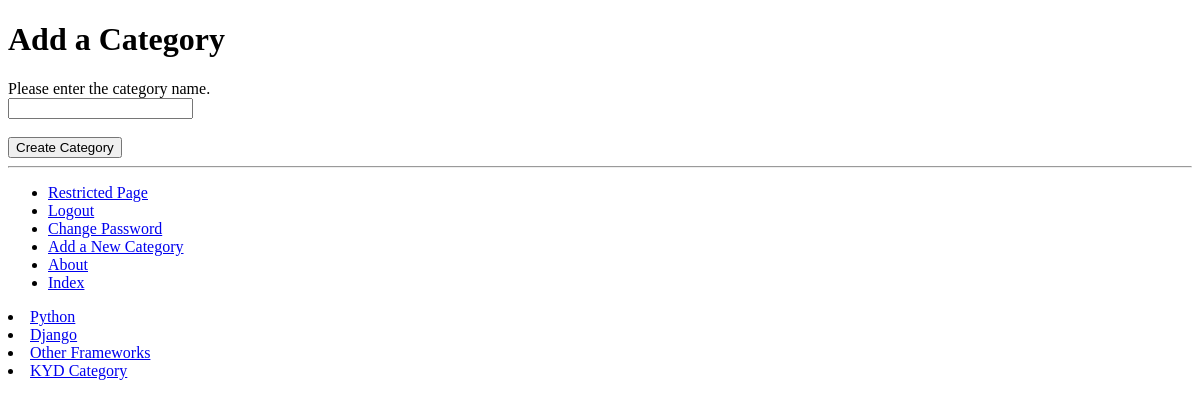
Before: /rango/add_category/ (signed in) with the older database file.
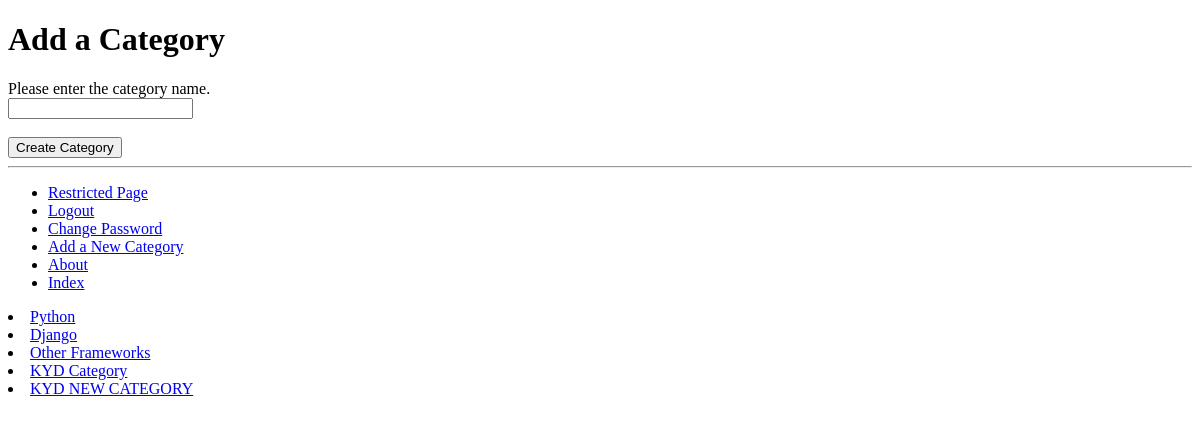
After: the same page with the newer database file.
### rango/models.py (models this page shows, shortened)
class Category(models.Model):
    name = models.CharField(max_length=128, unique=True)
    views = models.IntegerField(default=0 )
    likes = models.IntegerField(default=0)
    slug = models.SlugField(unique=True)
    class Meta:
        verbose_name_plural = 'Categories'

### rango/views.py (the view, shortened to what this page needs)
@login_required
def add_category(request):
    form = CategoryForm()
    return render(request, 'rango/add_category.html', {'form': form})

### rango/forms.py
class CategoryForm(forms.ModelForm):
    name = forms.CharField(max_length=128,
                           help_text="Please enter the category name.")
    views = forms.IntegerField(widget=forms.HiddenInput(), initial=0)
    likes = forms.IntegerField(widget=forms.HiddenInput(), initial=0)
    slug = forms.CharField(widget=forms.HiddenInput(), required=False)
    class Meta:
        model = Category
        fields = ('name',)

### rango/templatetags/rango_template_tags.py (called while the page is built)
@register.inclusion_tag('rango/cats.html')
def get_category_list(cat=None):
    return {'cats': Category.objects.all(), 'act_cat': cat}

### templates/rango/add_category.html (shortened to what this page needs)
{% extends 'rango/base.html' %}
{% load staticfiles %}
{% block body_block %}
<h1>Add a Category</h1>
<div>
    <form role="form" id="category_form" method="post" action="{% url 'add_category' %}">
        {% for field in form.visible_fields %}
            {{ field.help_text }} <br/>
            {{ field }} <br/>
        {% endfor %}
        <br/>
        <button class="btn btn-primary" type="submit" name="submit">
            Create Category
        </button>
    </form>
</div>
{% endblock %}

### templates/rango/cats.html
<ur>
    {% if cats %}
        {% for c in cats %}
            {%if c == act_cat %}
                <li>
                    <strong>
                        <a href="{% url 'show_category' c.slug %}">{{ c.name }}</a>
                    </strong>
                </li>
            {% else %}
                <li>
                    <a href="{% url 'show_category' c.slug %}">{{ c.name }}</a>
                </li>
            {% endif %}
        {% endfor %}
    {% else %}
        <li> <strong>There are no categories present. </strong></li>
    {% endif %}
</ur>

Changed rows visible on the page:
added Category: name "KYD NEW CATEGORY"
